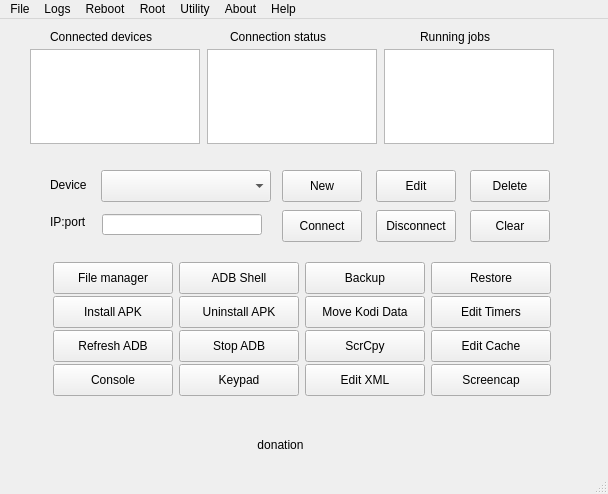
<?xml version="1.0" encoding="UTF-8"?>
<ui version="4.0">
 <class>MainWindow</class>
 <widget class="QMainWindow" name="MainWindow">
  <property name="geometry">
   <rect>
    <x>0</x>
    <y>0</y>
    <width>608</width>
    <height>494</height>
   </rect>
  </property>
  <property name="sizePolicy">
   <sizepolicy hsizetype="Preferred" vsizetype="Preferred">
    <horstretch>0</horstretch>
    <verstretch>0</verstretch>
   </sizepolicy>
  </property>
  <property name="windowTitle">
   <string>adblink</string>
  </property>
  <property name="styleSheet">
   <string notr="true"/>
  </property>
  <widget class="QWidget" name="centralWidget">
   <widget class="QLabel" name="server_running">
    <property name="geometry">
     <rect>
      <x>480</x>
      <y>500</y>
      <width>51</width>
      <height>20</height>
     </rect>
    </property>
    <property name="text">
     <string>server</string>
    </property>
   </widget>
   <widget class="QPushButton" name="donate">
    <property name="geometry">
     <rect>
      <x>130</x>
      <y>410</y>
      <width>301</width>
      <height>31</height>
     </rect>
    </property>
    <property name="focusPolicy">
     <enum>Qt::NoFocus</enum>
    </property>
    <property name="text">
     <string>donation</string>
    </property>
    <property name="iconSize">
     <size>
      <width>247</width>
      <height>26</height>
     </size>
    </property>
    <property name="flat">
     <bool>true</bool>
    </property>
   </widget>
   <widget class="QLabel" name="label_6">
    <property name="geometry">
     <rect>
      <x>230</x>
      <y>10</y>
      <width>111</width>
      <height>16</height>
     </rect>
    </property>
    <property name="text">
     <string>Connection status</string>
    </property>
   </widget>
   <widget class="QLabel" name="label_4">
    <property name="geometry">
     <rect>
      <x>50</x>
      <y>10</y>
      <width>117</width>
      <height>16</height>
     </rect>
    </property>
    <property name="text">
     <string>Connected devices</string>
    </property>
   </widget>
   <widget class="QLabel" name="label_7">
    <property name="geometry">
     <rect>
      <x>420</x>
      <y>10</y>
      <width>79</width>
      <height>16</height>
     </rect>
    </property>
    <property name="text">
     <string>Running jobs</string>
    </property>
   </widget>
   <widget class="QListWidget" name="listDevicesStatus">
    <property name="geometry">
     <rect>
      <x>207</x>
      <y>30</y>
      <width>170</width>
      <height>95</height>
     </rect>
    </property>
    <property name="minimumSize">
     <size>
      <width>170</width>
      <height>95</height>
     </size>
    </property>
    <property name="maximumSize">
     <size>
      <width>170</width>
      <height>95</height>
     </size>
    </property>
    <property name="focusPolicy">
     <enum>Qt::NoFocus</enum>
    </property>
    <property name="selectionMode">
     <enum>QAbstractItemView::NoSelection</enum>
    </property>
   </widget>
   <widget class="QListWidget" name="listRunningJobs">
    <property name="geometry">
     <rect>
      <x>384</x>
      <y>30</y>
      <width>170</width>
      <height>95</height>
     </rect>
    </property>
    <property name="minimumSize">
     <size>
      <width>170</width>
      <height>95</height>
     </size>
    </property>
    <property name="maximumSize">
     <size>
      <width>170</width>
      <height>95</height>
     </size>
    </property>
    <property name="focusPolicy">
     <enum>Qt::NoFocus</enum>
    </property>
    <property name="selectionMode">
     <enum>QAbstractItemView::NoSelection</enum>
    </property>
   </widget>
   <widget class="QListWidget" name="listDevices">
    <property name="geometry">
     <rect>
      <x>30</x>
      <y>30</y>
      <width>170</width>
      <height>95</height>
     </rect>
    </property>
    <property name="minimumSize">
     <size>
      <width>170</width>
      <height>95</height>
     </size>
    </property>
    <property name="maximumSize">
     <size>
      <width>170</width>
      <height>95</height>
     </size>
    </property>
    <property name="toolTip">
     <string>&lt;html&gt;&lt;head/&gt;&lt;body&gt;&lt;p&gt;Double-click device ID to start the file manager&lt;/p&gt;&lt;/body&gt;&lt;/html&gt;</string>
    </property>
    <property name="selectionMode">
     <enum>QAbstractItemView::SingleSelection</enum>
    </property>
    <property name="currentRow">
     <number>-1</number>
    </property>
   </widget>
   <widget class="QProgressBar" name="progressBar">
    <property name="enabled">
     <bool>true</bool>
    </property>
    <property name="geometry">
     <rect>
      <x>300</x>
      <y>500</y>
      <width>118</width>
      <height>16</height>
     </rect>
    </property>
    <property name="value">
     <number>25</number>
    </property>
    <property name="textVisible">
     <bool>false</bool>
    </property>
   </widget>
   <widget class="QPushButton" name="scrcpyOpen">
    <property name="geometry">
     <rect>
      <x>20</x>
      <y>490</y>
      <width>120</width>
      <height>32</height>
     </rect>
    </property>
    <property name="minimumSize">
     <size>
      <width>120</width>
      <height>32</height>
     </size>
    </property>
    <property name="maximumSize">
     <size>
      <width>120</width>
      <height>32</height>
     </size>
    </property>
    <property name="focusPolicy">
     <enum>Qt::NoFocus</enum>
    </property>
    <property name="toolTip">
     <string>&lt;html&gt;&lt;head/&gt;&lt;body&gt;&lt;p&gt;Open ScrCpy.  Shortcut: Ctrl-R&lt;/p&gt;&lt;/body&gt;&lt;/html&gt;</string>
    </property>
    <property name="text">
     <string>ScrCpy</string>
    </property>
   </widget>
   <widget class="QPushButton" name="pushButton">
    <property name="geometry">
     <rect>
      <x>160</x>
      <y>490</y>
      <width>93</width>
      <height>29</height>
     </rect>
    </property>
    <property name="text">
     <string>PushButton</string>
    </property>
   </widget>
   <widget class="QPushButton" name="connButton">
    <property name="geometry">
     <rect>
      <x>282</x>
      <y>191</y>
      <width>80</width>
      <height>32</height>
     </rect>
    </property>
    <property name="minimumSize">
     <size>
      <width>80</width>
      <height>32</height>
     </size>
    </property>
    <property name="maximumSize">
     <size>
      <width>80</width>
      <height>32</height>
     </size>
    </property>
    <property name="focusPolicy">
     <enum>Qt::NoFocus</enum>
    </property>
    <property name="toolTip">
     <string>&lt;html&gt;&lt;head/&gt;&lt;body&gt;&lt;p&gt;Connect android device via IP address. Shortcut: Ctrl-E&lt;/p&gt;&lt;/body&gt;&lt;/html&gt;</string>
    </property>
    <property name="text">
     <string>Connect</string>
    </property>
   </widget>
   <widget class="QPushButton" name="disButton">
    <property name="geometry">
     <rect>
      <x>376</x>
      <y>191</y>
      <width>80</width>
      <height>32</height>
     </rect>
    </property>
    <property name="minimumSize">
     <size>
      <width>80</width>
      <height>32</height>
     </size>
    </property>
    <property name="maximumSize">
     <size>
      <width>80</width>
      <height>32</height>
     </size>
    </property>
    <property name="focusPolicy">
     <enum>Qt::NoFocus</enum>
    </property>
    <property name="toolTip">
     <string>&lt;html&gt;&lt;head/&gt;&lt;body&gt;&lt;p&gt;Disconnect android device connected via IP address. Shortcut: Ctrl-F&lt;/p&gt;&lt;/body&gt;&lt;/html&gt;</string>
    </property>
    <property name="text">
     <string>Disconnect</string>
    </property>
   </widget>
   <widget class="QPushButton" name="clearButton">
    <property name="geometry">
     <rect>
      <x>470</x>
      <y>191</y>
      <width>80</width>
      <height>32</height>
     </rect>
    </property>
    <property name="minimumSize">
     <size>
      <width>80</width>
      <height>21</height>
     </size>
    </property>
    <property name="maximumSize">
     <size>
      <width>80</width>
      <height>16777215</height>
     </size>
    </property>
    <property name="focusPolicy">
     <enum>Qt::NoFocus</enum>
    </property>
    <property name="toolTip">
     <string>&lt;html&gt;&lt;head/&gt;&lt;body&gt;&lt;p&gt;Clear ad hoc IP/port. Shortcut: Ctrl-Y&lt;/p&gt;&lt;/body&gt;&lt;/html&gt;</string>
    </property>
    <property name="text">
     <string>Clear</string>
    </property>
   </widget>
   <widget class="QPushButton" name="delRecord">
    <property name="geometry">
     <rect>
      <x>470</x>
      <y>151</y>
      <width>80</width>
      <height>32</height>
     </rect>
    </property>
    <property name="minimumSize">
     <size>
      <width>80</width>
      <height>32</height>
     </size>
    </property>
    <property name="maximumSize">
     <size>
      <width>80</width>
      <height>32</height>
     </size>
    </property>
    <property name="focusPolicy">
     <enum>Qt::NoFocus</enum>
    </property>
    <property name="toolTip">
     <string>&lt;html&gt;&lt;head/&gt;&lt;body&gt;&lt;p&gt;Delete device record. Shortcut: Ctrl-D&lt;/p&gt;&lt;/body&gt;&lt;/html&gt;</string>
    </property>
    <property name="text">
     <string>Delete</string>
    </property>
   </widget>
   <widget class="QPushButton" name="newRecord">
    <property name="geometry">
     <rect>
      <x>282</x>
      <y>151</y>
      <width>80</width>
      <height>32</height>
     </rect>
    </property>
    <property name="minimumSize">
     <size>
      <width>80</width>
      <height>32</height>
     </size>
    </property>
    <property name="maximumSize">
     <size>
      <width>80</width>
      <height>32</height>
     </size>
    </property>
    <property name="focusPolicy">
     <enum>Qt::NoFocus</enum>
    </property>
    <property name="toolTip">
     <string>&lt;html&gt;&lt;head/&gt;&lt;body&gt;&lt;p&gt;Create new device record. Shortcut: Ctrl-B&lt;/p&gt;&lt;/body&gt;&lt;/html&gt;</string>
    </property>
    <property name="text">
     <string>New</string>
    </property>
   </widget>
   <widget class="QPushButton" name="editRecord">
    <property name="geometry">
     <rect>
      <x>376</x>
      <y>151</y>
      <width>80</width>
      <height>32</height>
     </rect>
    </property>
    <property name="minimumSize">
     <size>
      <width>80</width>
      <height>32</height>
     </size>
    </property>
    <property name="maximumSize">
     <size>
      <width>80</width>
      <height>32</height>
     </size>
    </property>
    <property name="focusPolicy">
     <enum>Qt::NoFocus</enum>
    </property>
    <property name="toolTip">
     <string>&lt;html&gt;&lt;head/&gt;&lt;body&gt;&lt;p&gt;Edit device record. Shortcut: Ctrl-C&lt;/p&gt;&lt;/body&gt;&lt;/html&gt;</string>
    </property>
    <property name="text">
     <string>Edit</string>
    </property>
   </widget>
   <widget class="QLabel" name="label_2">
    <property name="geometry">
     <rect>
      <x>50</x>
      <y>195</y>
      <width>41</width>
      <height>16</height>
     </rect>
    </property>
    <property name="text">
     <string>IP:port</string>
    </property>
   </widget>
   <widget class="QLineEdit" name="adhocip">
    <property name="geometry">
     <rect>
      <x>102</x>
      <y>195</y>
      <width>160</width>
      <height>21</height>
     </rect>
    </property>
    <property name="minimumSize">
     <size>
      <width>160</width>
      <height>0</height>
     </size>
    </property>
    <property name="maximumSize">
     <size>
      <width>160</width>
      <height>16777215</height>
     </size>
    </property>
    <property name="toolTip">
     <string>&lt;html&gt;&lt;head/&gt;&lt;body&gt;&lt;p&gt;IP address of ad hoc device. Use this to connect to devices that are not entered into the adbLink database. You can also specify a port by appending :&amp;lt;port&amp;gt; to the IP address.&lt;/p&gt;&lt;/body&gt;&lt;/html&gt;</string>
    </property>
   </widget>
   <widget class="QLabel" name="label_5">
    <property name="geometry">
     <rect>
      <x>50</x>
      <y>158</y>
      <width>41</width>
      <height>16</height>
     </rect>
    </property>
    <property name="text">
     <string>Device</string>
    </property>
   </widget>
   <widget class="QComboBox" name="deviceBox">
    <property name="geometry">
     <rect>
      <x>101</x>
      <y>151</y>
      <width>170</width>
      <height>32</height>
     </rect>
    </property>
    <property name="minimumSize">
     <size>
      <width>170</width>
      <height>32</height>
     </size>
    </property>
    <property name="maximumSize">
     <size>
      <width>170</width>
      <height>32</height>
     </size>
    </property>
    <property name="focusPolicy">
     <enum>Qt::NoFocus</enum>
    </property>
    <property name="toolTip">
     <string>&lt;html&gt;&lt;head/&gt;&lt;body&gt;&lt;p&gt;Select device via this dropdown menu&lt;/p&gt;&lt;/body&gt;&lt;/html&gt;</string>
    </property>
    <property name="editable">
     <bool>false</bool>
    </property>
   </widget>
   <widget class="QWidget" name="layoutWidget">
    <property name="geometry">
     <rect>
      <x>42</x>
      <y>232</y>
      <width>524</width>
      <height>151</height>
     </rect>
    </property>
    <layout class="QGridLayout" name="gridLayout">
     <item row="0" column="0">
      <widget class="QPushButton" name="fmButton">
       <property name="minimumSize">
        <size>
         <width>120</width>
         <height>32</height>
        </size>
       </property>
       <property name="maximumSize">
        <size>
         <width>120</width>
         <height>32</height>
        </size>
       </property>
       <property name="focusPolicy">
        <enum>Qt::NoFocus</enum>
       </property>
       <property name="toolTip">
        <string>&lt;html&gt;&lt;head/&gt;&lt;body&gt;&lt;p&gt;Open file manager for selected device. Shortcut: Ctrl-G&lt;/p&gt;&lt;/body&gt;&lt;/html&gt;</string>
       </property>
       <property name="text">
        <string>File manager</string>
       </property>
      </widget>
     </item>
     <item row="0" column="1">
      <widget class="QPushButton" name="adbshellButton">
       <property name="minimumSize">
        <size>
         <width>120</width>
         <height>32</height>
        </size>
       </property>
       <property name="maximumSize">
        <size>
         <width>120</width>
         <height>32</height>
        </size>
       </property>
       <property name="focusPolicy">
        <enum>Qt::NoFocus</enum>
       </property>
       <property name="toolTip">
        <string>&lt;html&gt;&lt;head/&gt;&lt;body&gt;&lt;p&gt;Open a terminal session on the connected device. Shortcut: Ctrl-I&lt;/p&gt;&lt;/body&gt;&lt;/html&gt;</string>
       </property>
       <property name="text">
        <string>ADB Shell</string>
       </property>
      </widget>
     </item>
     <item row="0" column="2">
      <widget class="QPushButton" name="backupButton">
       <property name="minimumSize">
        <size>
         <width>120</width>
         <height>32</height>
        </size>
       </property>
       <property name="maximumSize">
        <size>
         <width>120</width>
         <height>32</height>
        </size>
       </property>
       <property name="focusPolicy">
        <enum>Qt::NoFocus</enum>
       </property>
       <property name="toolTip">
        <string>&lt;html&gt;&lt;head/&gt;&lt;body&gt;&lt;p&gt;Backup Kodi's data files. Shortcut: Ctrl-J&lt;/p&gt;&lt;/body&gt;&lt;/html&gt;</string>
       </property>
       <property name="text">
        <string>Backup</string>
       </property>
      </widget>
     </item>
     <item row="0" column="3">
      <widget class="QPushButton" name="restoreButton">
       <property name="minimumSize">
        <size>
         <width>120</width>
         <height>32</height>
        </size>
       </property>
       <property name="maximumSize">
        <size>
         <width>120</width>
         <height>32</height>
        </size>
       </property>
       <property name="focusPolicy">
        <enum>Qt::NoFocus</enum>
       </property>
       <property name="toolTip">
        <string>&lt;html&gt;&lt;head/&gt;&lt;body&gt;&lt;p&gt;Restore Kodi's data files. Shortcut: Ctrl-K&lt;/p&gt;&lt;/body&gt;&lt;/html&gt;</string>
       </property>
       <property name="text">
        <string>Restore</string>
       </property>
      </widget>
     </item>
     <item row="1" column="0">
      <widget class="QPushButton" name="sideload_Button">
       <property name="minimumSize">
        <size>
         <width>120</width>
         <height>32</height>
        </size>
       </property>
       <property name="maximumSize">
        <size>
         <width>120</width>
         <height>32</height>
        </size>
       </property>
       <property name="toolTip">
        <string>&lt;html&gt;&lt;head/&gt;&lt;body&gt;&lt;p&gt;Install app(s) to device. Shortcut: Ctrl-L&lt;/p&gt;&lt;/body&gt;&lt;/html&gt;</string>
       </property>
       <property name="text">
        <string>Install APK</string>
       </property>
      </widget>
     </item>
     <item row="1" column="1">
      <widget class="QPushButton" name="uninstall_Button">
       <property name="minimumSize">
        <size>
         <width>120</width>
         <height>32</height>
        </size>
       </property>
       <property name="maximumSize">
        <size>
         <width>120</width>
         <height>32</height>
        </size>
       </property>
       <property name="focusPolicy">
        <enum>Qt::NoFocus</enum>
       </property>
       <property name="toolTip">
        <string>&lt;html&gt;&lt;head/&gt;&lt;body&gt;&lt;p&gt;Unistall app from device. Shortcut: Ctrl-M&lt;/p&gt;&lt;/body&gt;&lt;/html&gt;</string>
       </property>
       <property name="text">
        <string>Uninstall APK</string>
       </property>
      </widget>
     </item>
     <item row="1" column="2">
      <widget class="QPushButton" name="mvdataButton">
       <property name="minimumSize">
        <size>
         <width>120</width>
         <height>32</height>
        </size>
       </property>
       <property name="maximumSize">
        <size>
         <width>120</width>
         <height>32</height>
        </size>
       </property>
       <property name="focusPolicy">
        <enum>Qt::NoFocus</enum>
       </property>
       <property name="toolTip">
        <string>&lt;html&gt;&lt;head/&gt;&lt;body&gt;&lt;p&gt;Move Kodi data to/from external partition. Shortcut: Ctrl-N&lt;/p&gt;&lt;/body&gt;&lt;/html&gt;</string>
       </property>
       <property name="text">
        <string>Move Kodi Data</string>
       </property>
      </widget>
     </item>
     <item row="1" column="3">
      <widget class="QPushButton" name="pushTimers">
       <property name="minimumSize">
        <size>
         <width>120</width>
         <height>32</height>
        </size>
       </property>
       <property name="maximumSize">
        <size>
         <width>120</width>
         <height>32</height>
        </size>
       </property>
       <property name="toolTip">
        <string>Edit rimers for Sleep and Screensaver</string>
       </property>
       <property name="text">
        <string>Edit Timers</string>
       </property>
      </widget>
     </item>
     <item row="2" column="0">
      <widget class="QPushButton" name="refreshConnectedDevices">
       <property name="minimumSize">
        <size>
         <width>120</width>
         <height>32</height>
        </size>
       </property>
       <property name="maximumSize">
        <size>
         <width>120</width>
         <height>32</height>
        </size>
       </property>
       <property name="focusPolicy">
        <enum>Qt::NoFocus</enum>
       </property>
       <property name="toolTip">
        <string>&lt;html&gt;&lt;head/&gt;&lt;body&gt;&lt;p&gt;Refresh ADB server. Shortcut: Ctrl-P&lt;/p&gt;&lt;/body&gt;&lt;/html&gt;</string>
       </property>
       <property name="text">
        <string>Refresh ADB</string>
       </property>
      </widget>
     </item>
     <item row="2" column="1">
      <widget class="QPushButton" name="killServer">
       <property name="minimumSize">
        <size>
         <width>120</width>
         <height>32</height>
        </size>
       </property>
       <property name="maximumSize">
        <size>
         <width>120</width>
         <height>32</height>
        </size>
       </property>
       <property name="focusPolicy">
        <enum>Qt::NoFocus</enum>
       </property>
       <property name="toolTip">
        <string>&lt;html&gt;&lt;head/&gt;&lt;body&gt;&lt;p&gt;Stop ADB server. Shortcut: Ctrl-Z&lt;/p&gt;&lt;/body&gt;&lt;/html&gt;</string>
       </property>
       <property name="text">
        <string>Stop ADB</string>
       </property>
       <property name="checkable">
        <bool>false</bool>
       </property>
      </widget>
     </item>
     <item row="2" column="2">
      <widget class="QPushButton" name="scpyButton">
       <property name="minimumSize">
        <size>
         <width>120</width>
         <height>32</height>
        </size>
       </property>
       <property name="maximumSize">
        <size>
         <width>120</width>
         <height>32</height>
        </size>
       </property>
       <property name="toolTip">
        <string>&lt;html&gt;&lt;head/&gt;&lt;body&gt;&lt;p&gt;Start scrcpy Android screen viewer&lt;/p&gt;&lt;/body&gt;&lt;/html&gt;</string>
       </property>
       <property name="text">
        <string>ScrCpy</string>
       </property>
      </widget>
     </item>
     <item row="2" column="3">
      <widget class="QPushButton" name="cacheButton">
       <property name="minimumSize">
        <size>
         <width>120</width>
         <height>32</height>
        </size>
       </property>
       <property name="maximumSize">
        <size>
         <width>120</width>
         <height>32</height>
        </size>
       </property>
       <property name="focusPolicy">
        <enum>Qt::NoFocus</enum>
       </property>
       <property name="toolTip">
        <string>&lt;html&gt;&lt;head/&gt;&lt;body&gt;&lt;p&gt;Adjust Kodi's video cache settings. Shortcut: Ctrl-S&lt;/p&gt;&lt;/body&gt;&lt;/html&gt;</string>
       </property>
       <property name="text">
        <string>Edit Cache</string>
       </property>
      </widget>
     </item>
     <item row="3" column="0">
      <widget class="QPushButton" name="doConsole">
       <property name="minimumSize">
        <size>
         <width>120</width>
         <height>32</height>
        </size>
       </property>
       <property name="maximumSize">
        <size>
         <width>120</width>
         <height>32</height>
        </size>
       </property>
       <property name="focusPolicy">
        <enum>Qt::NoFocus</enum>
       </property>
       <property name="toolTip">
        <string>&lt;html&gt;&lt;head/&gt;&lt;body&gt;&lt;p&gt;Open adb-capable command prompt. Shortcut: Ctrl-T&lt;/p&gt;&lt;/body&gt;&lt;/html&gt;</string>
       </property>
       <property name="text">
        <string>Console</string>
       </property>
      </widget>
     </item>
     <item row="3" column="1">
      <widget class="QPushButton" name="keypadButton">
       <property name="minimumSize">
        <size>
         <width>120</width>
         <height>32</height>
        </size>
       </property>
       <property name="maximumSize">
        <size>
         <width>120</width>
         <height>32</height>
        </size>
       </property>
       <property name="focusPolicy">
        <enum>Qt::NoFocus</enum>
       </property>
       <property name="toolTip">
        <string>&lt;html&gt;&lt;head/&gt;&lt;body&gt;&lt;p&gt;Remote Android keypad. Shortcut: Ctrl-U&lt;/p&gt;&lt;/body&gt;&lt;/html&gt;</string>
       </property>
       <property name="text">
        <string>Keypad</string>
       </property>
      </widget>
     </item>
     <item row="3" column="2">
      <widget class="QPushButton" name="editXML">
       <property name="minimumSize">
        <size>
         <width>120</width>
         <height>32</height>
        </size>
       </property>
       <property name="maximumSize">
        <size>
         <width>120</width>
         <height>32</height>
        </size>
       </property>
       <property name="focusPolicy">
        <enum>Qt::NoFocus</enum>
       </property>
       <property name="toolTip">
        <string>&lt;html&gt;&lt;head/&gt;&lt;body&gt;&lt;p&gt;Edit Kodi XML files&lt;/p&gt;&lt;/body&gt;&lt;/html&gt;</string>
       </property>
       <property name="text">
        <string>Edit XML</string>
       </property>
      </widget>
     </item>
     <item row="3" column="3">
      <widget class="QPushButton" name="screencapButton">
       <property name="minimumSize">
        <size>
         <width>120</width>
         <height>32</height>
        </size>
       </property>
       <property name="maximumSize">
        <size>
         <width>120</width>
         <height>32</height>
        </size>
       </property>
       <property name="focusPolicy">
        <enum>Qt::NoFocus</enum>
       </property>
       <property name="toolTip">
        <string>&lt;html&gt;&lt;head/&gt;&lt;body&gt;&lt;p&gt;Get screen capture from device. Shortcut: Ctrl-W&lt;/p&gt;&lt;/body&gt;&lt;/html&gt;</string>
       </property>
       <property name="text">
        <string>Screencap</string>
       </property>
      </widget>
     </item>
    </layout>
   </widget>
  </widget>
  <widget class="QStatusBar" name="statusBar"/>
  <widget class="QMenuBar" name="menuBar">
   <property name="geometry">
    <rect>
     <x>0</x>
     <y>0</y>
     <width>608</width>
     <height>24</height>
    </rect>
   </property>
   <widget class="QMenu" name="menuFile">
    <property name="title">
     <string>File</string>
    </property>
    <addaction name="actionPreferences"/>
    <addaction name="actionDownload_Kodi"/>
    <addaction name="separator"/>
    <addaction name="actionQuit"/>
   </widget>
   <widget class="QMenu" name="menuAbout">
    <property name="title">
     <string>About</string>
    </property>
    <addaction name="actionAbout"/>
   </widget>
   <widget class="QMenu" name="menuHelp">
    <property name="title">
     <string>Help</string>
    </property>
    <addaction name="actionHelp"/>
   </widget>
   <widget class="QMenu" name="menuLogs">
    <property name="title">
     <string>Logs</string>
    </property>
    <addaction name="actionView_adbLink_Log"/>
    <addaction name="actionView_Kodi_Log"/>
   </widget>
   <widget class="QMenu" name="menuReboot">
    <property name="title">
     <string>Reboot</string>
    </property>
    <addaction name="actionReboot"/>
    <addaction name="actionRecovery"/>
    <addaction name="actionReboot_bootloader"/>
   </widget>
   <widget class="QMenu" name="menuRoot">
    <property name="title">
     <string>Root</string>
    </property>
    <addaction name="actionMount_system_RO"/>
    <addaction name="actionMount_system_RW"/>
   </widget>
   <widget class="QMenu" name="menuUtility">
    <property name="title">
     <string>Utility</string>
    </property>
    <addaction name="actionReiinstall_Busybox"/>
    <addaction name="actionPaste_path"/>
    <addaction name="actionStart_Application"/>
    <addaction name="actionStop_Application"/>
    <addaction name="actionArchitecture"/>
    <addaction name="actionOculus_VR"/>
    <addaction name="actionSend_text"/>
    <addaction name="actionSet_Kodi_permissions"/>
    <addaction name="actionGet_UID_from_APK_file"/>
    <addaction name="View_Changelog"/>
    <addaction name="Erase_adbLink_database"/>
    <addaction name="actionWireless_ADBD"/>
    <addaction name="actionSplash_Screen"/>
    <addaction name="actionPush_remote"/>
    <addaction name="actionTest_adb_connection"/>
    <addaction name="actiondelthumb"/>
   </widget>
   <addaction name="menuFile"/>
   <addaction name="menuLogs"/>
   <addaction name="menuReboot"/>
   <addaction name="menuRoot"/>
   <addaction name="menuUtility"/>
   <addaction name="menuAbout"/>
   <addaction name="menuHelp"/>
  </widget>
  <action name="actionAbout">
   <property name="text">
    <string>About</string>
   </property>
  </action>
  <action name="actionQuit">
   <property name="text">
    <string>Quit</string>
   </property>
   <property name="toolTip">
    <string>Quit adbLink</string>
   </property>
  </action>
  <action name="actionHelp">
   <property name="text">
    <string>Help</string>
   </property>
  </action>
  <action name="actionReboot">
   <property name="text">
    <string>Reboot device</string>
   </property>
  </action>
  <action name="actionRecovery">
   <property name="text">
    <string>Reboot recovery</string>
   </property>
   <property name="toolTip">
    <string>Reboot Recovery</string>
   </property>
  </action>
  <action name="actionDownload_Kodi">
   <property name="text">
    <string>Download Kodi</string>
   </property>
  </action>
  <action name="actionView_Kodi_Log">
   <property name="text">
    <string>View Kodi Log</string>
   </property>
   <property name="toolTip">
    <string>View/Copy Kodi Log</string>
   </property>
  </action>
  <action name="actionView_adbLink_Log">
   <property name="text">
    <string>View adbLink Log</string>
   </property>
   <property name="toolTip">
    <string>View/Copy adbLink Log</string>
   </property>
  </action>
  <action name="actionPaste_path">
   <property name="text">
    <string>Path to clipboard</string>
   </property>
   <property name="toolTip">
    <string>Copy path to clipboard. Paste path into ADB Shell </string>
   </property>
  </action>
  <action name="actionTest_adb_connection">
   <property name="text">
    <string>Logcat</string>
   </property>
   <property name="toolTip">
    <string>Test adb connection</string>
   </property>
  </action>
  <action name="actionStop_Application">
   <property name="text">
    <string>Stop Application</string>
   </property>
  </action>
  <action name="actionStart_Application">
   <property name="text">
    <string>Start Application</string>
   </property>
  </action>
  <action name="actionMount_system_RO">
   <property name="text">
    <string>Mount /  RO</string>
   </property>
   <property name="toolTip">
    <string>Mount / partition read-only</string>
   </property>
  </action>
  <action name="actionMount_system_RW">
   <property name="text">
    <string>Mount /  RW</string>
   </property>
   <property name="toolTip">
    <string>Mount /  partition read-write</string>
   </property>
  </action>
  <action name="actionWireless_ADBD">
   <property name="text">
    <string>Wireless ADBD</string>
   </property>
   <property name="toolTip">
    <string>Enable adb debugging over wifi</string>
   </property>
  </action>
  <action name="actionKodi_data_usage">
   <property name="text">
    <string>Kodi data usage</string>
   </property>
   <property name="toolTip">
    <string>Show Kodi's data usage</string>
   </property>
  </action>
  <action name="actionReboot_bootloader">
   <property name="text">
    <string>Reboot bootloader</string>
   </property>
  </action>
  <action name="actionPreferences">
   <property name="text">
    <string>Preferences</string>
   </property>
   <property name="toolTip">
    <string>Application preferences</string>
   </property>
  </action>
  <action name="actionGet_package_name">
   <property name="text">
    <string>Get package name</string>
   </property>
   <property name="toolTip">
    <string>Get package name of android program</string>
   </property>
  </action>
  <action name="actionArchitecture">
   <property name="text">
    <string>System information</string>
   </property>
   <property name="toolTip">
    <string>Show system information</string>
   </property>
  </action>
  <action name="actionSleep_adjust">
   <property name="text">
    <string>Set timers</string>
   </property>
   <property name="toolTip">
    <string>Set sleep/screensaver timers</string>
   </property>
  </action>
  <action name="actiondelthumb">
   <property name="text">
    <string>Delete thumbnails</string>
   </property>
  </action>
  <action name="actionPush_remote">
   <property name="text">
    <string>Push remote</string>
   </property>
  </action>
  <action name="actionSplash_Screen">
   <property name="text">
    <string>Splash Screen</string>
   </property>
   <property name="toolTip">
    <string>Change Kodi's Splash Screen</string>
   </property>
  </action>
  <action name="View_Changelog">
   <property name="text">
    <string>View changelog</string>
   </property>
  </action>
  <action name="Erase_adbLink_database">
   <property name="text">
    <string>Erase device database</string>
   </property>
  </action>
  <action name="actionConnect_WSA">
   <property name="text">
    <string>Connect WSA</string>
   </property>
   <property name="toolTip">
    <string>Connect to Windows Subsystem for Android</string>
   </property>
  </action>
  <action name="actionReiinstall_Busybox">
   <property name="text">
    <string>Reinstall Busybox</string>
   </property>
   <property name="toolTip">
    <string>Reinstall Busybox</string>
   </property>
  </action>
  <action name="actionSet_Kodi_permissions">
   <property name="text">
    <string>Set app permissions</string>
   </property>
   <property name="toolTip">
    <string>Set app MANAGE_EXTERNAL_STORAGE permissions</string>
   </property>
  </action>
  <action name="actionGet_UID_from_APK_file">
   <property name="text">
    <string>Get package name</string>
   </property>
  </action>
  <action name="actionOculus_VR">
   <property name="text">
    <string>Quest Headset</string>
   </property>
   <property name="toolTip">
    <string>Quest headset values and flags</string>
   </property>
  </action>
  <action name="actionSend_text">
   <property name="text">
    <string>Send text to device</string>
   </property>
   <property name="toolTip">
    <string>Send text to Android device</string>
   </property>
  </action>
 </widget>
 <layoutdefault spacing="6" margin="11"/>
 <resources/>
 <connections/>
</ui>
